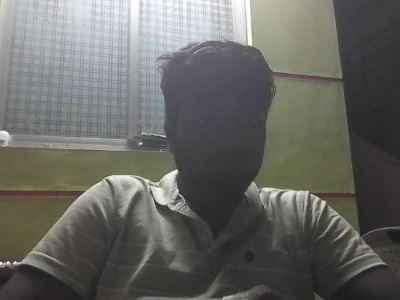
#> input picture fraud_system/uploads/capture.jpg, 400 x 300 px
$ python damageanalysis.py
#> lines starting #> are read from the running program, lines starting #| are printed output that depends on the picture; after the words box and inside, x2 and y2 are one past the last pixel; in counts of white or black regions, pixels touching at a corner belong together
def crop_damage_analysis(image_path):
#> called with image_path = 'fraud_system/uploads/capture.jpg'
    import cv2
    import numpy as np

    # Read and resize image
    img = cv2.imread(image_path)
#> img is the input picture: shape (300, 400, 3); mean B, G, R 99.1, 103.5, 103.2
    img = cv2.resize(img, (224, 224))
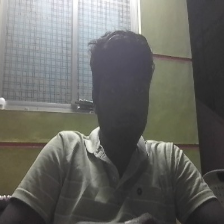
#> img: shape (224, 224, 3); mean B, G, R 99, 103.4, 103.1

    # Convert to HSV color space
    hsv = cv2.cvtColor(img, cv2.COLOR_BGR2HSV)
#> hsv: shape (224, 224, 3); mean H, S, V 58.7, 23.3, 106.1

    # Define damaged crop color range (dry / yellow / brown)
    lower_damage = np.array([10, 40, 40])
    upper_damage = np.array([30, 255, 200])

    # Create mask
    damage_mask = cv2.inRange(hsv, lower_damage, upper_damage)
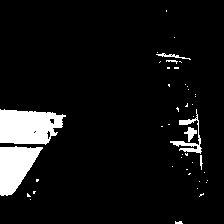
#> damage_mask: shape (224, 224); 7.7% white; 44 white regions (37 under 20 px), largest, box (x1, y1, x2, y2) and area: (0, 109, 66, 145) 1833, (0, 146, 43, 196) 1359, (170, 109, 202, 154) 319

    # Pixel calculation
    damaged_pixels = cv2.countNonZero(damage_mask)
#> damaged_pixels = 3856
    total_pixels = img.shape[0] * img.shape[1]
#> total_pixels = 50176

    damage_percentage = (damaged_pixels / total_pixels) * 100
#> damage_percentage = 7.68

    return float(round(damage_percentage, 2))

if __name__ == "__main__":
    import os
    BASE_DIR = os.path.dirname(os.path.abspath(__file__))
    image_path = os.path.join(BASE_DIR, "uploads", "capture.jpg")

    if os.path.exists(image_path):
        damage = crop_damage_analysis(image_path)
#> damage = 7.68
        print("Crop Damage Percentage:", damage, "%")
#| Crop Damage Percentage: 7.68 %
    else:
        print(f"File not found: {image_path}")

$ run again, with fraud_system/uploads/19b1c7d6-0056-4166-86da-4751649f2ce1689777335102775560.jpg copied over fraud_system/uploads/capture.jpg
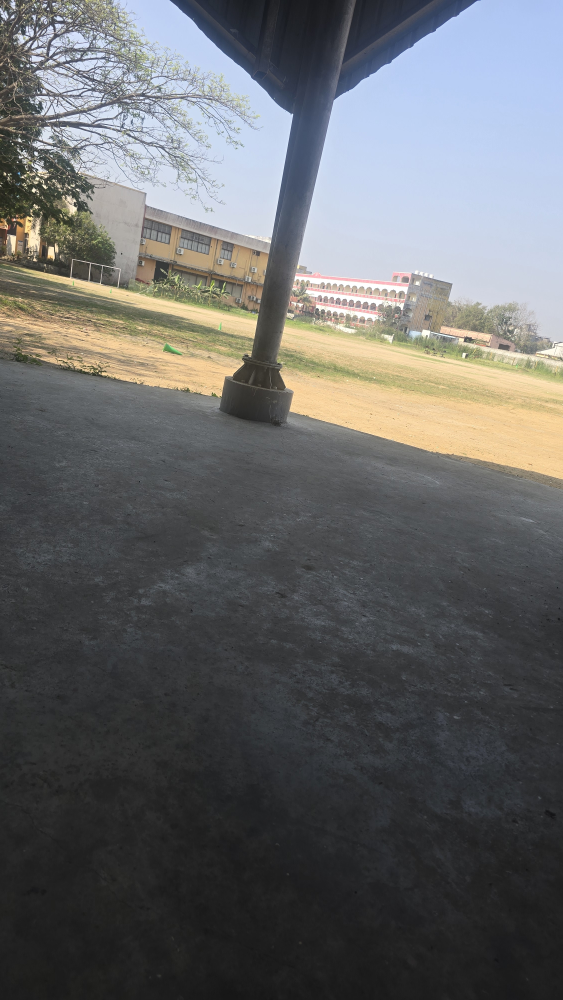
#> input picture fraud_system/uploads/19b1c7d6-0056-4166-86da-4751649f2ce1689777335102775560.jpg, 2252 x 4000 px (shown at 1/4 size)
#> in crop_damage_analysis, img is the input picture: shape (4000, 2252, 3); mean B, G, R 103.9, 103, 102
#> in crop_damage_analysis, `img = cv2.resize(img, (224, 224))`:
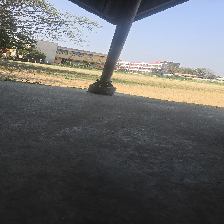
#> img: shape (224, 224, 3); mean B, G, R 103.7, 102.8, 101.8
#> hsv: shape (224, 224, 3); mean H, S, V 74.9, 28.9, 111.7
#> in crop_damage_analysis, `damage_mask = cv2.inRange(hsv, lower_damage, upper_damage)`:
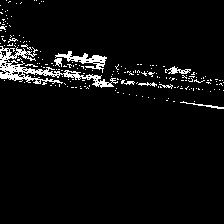
#> damage_mask: shape (224, 224); 4.6% white in thin lines or dots, all inside (x1, y1, x2, y2) = (0, 0, 224, 109)
#> damaged_pixels = 2307
#> damage_percentage = 4.6
#| Crop Damage Percentage: 4.6 %

$ run again, with fraud_system/uploads/4497256e-48d1-4943-ba69-95fdf71ac5d85396431623972279626.jpg copied over fraud_system/uploads/capture.jpg
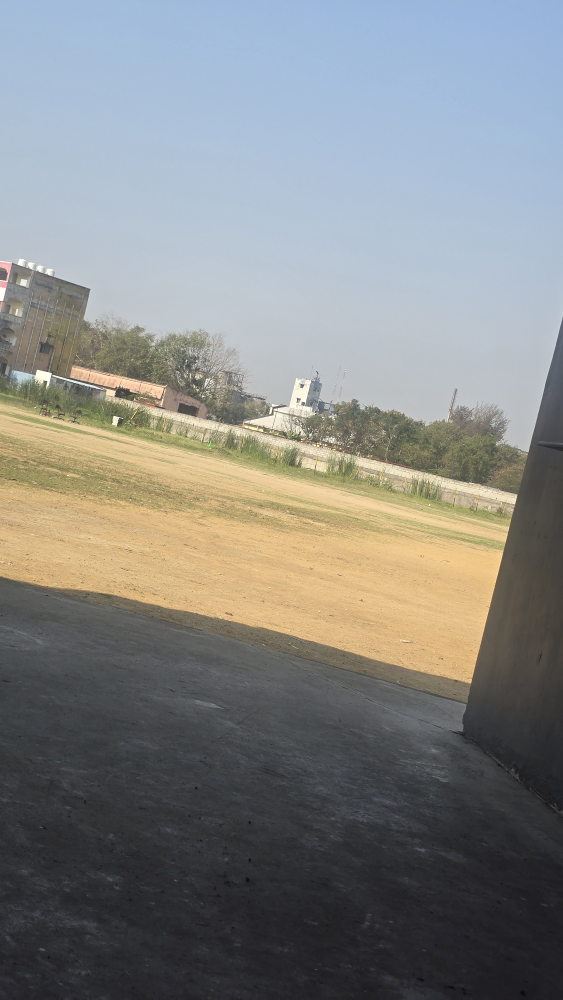
#> input picture fraud_system/uploads/4497256e-48d1-4943-ba69-95fdf71ac5d85396431623972279626.jpg, 2252 x 4000 px (shown at 1/4 size)
#> in crop_damage_analysis, img is the input picture: shape (4000, 2252, 3); mean B, G, R 132.7, 134.4, 132.8
#> in crop_damage_analysis, `img = cv2.resize(img, (224, 224))`:
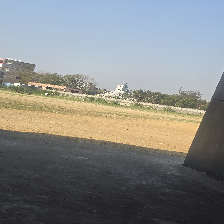
#> img: shape (224, 224, 3); mean B, G, R 132.6, 134.4, 132.8
#> hsv: shape (224, 224, 3); mean H, S, V 83.1, 43.5, 147.8
#> in crop_damage_analysis, `damage_mask = cv2.inRange(hsv, lower_damage, upper_damage)`:
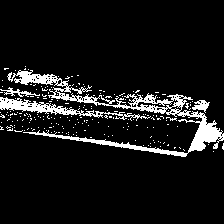
#> damage_mask: shape (224, 224); 9% white; 206 white regions (202 under 20 px), largest, box (x1, y1, x2, y2) and area: (7, 70, 224, 157) 2955, (0, 97, 151, 121) 851, (0, 87, 40, 97) 121, (192, 100, 210, 113) 121
#> damaged_pixels = 4500
#> damage_percentage = 8.97
#| Crop Damage Percentage: 8.97 %
